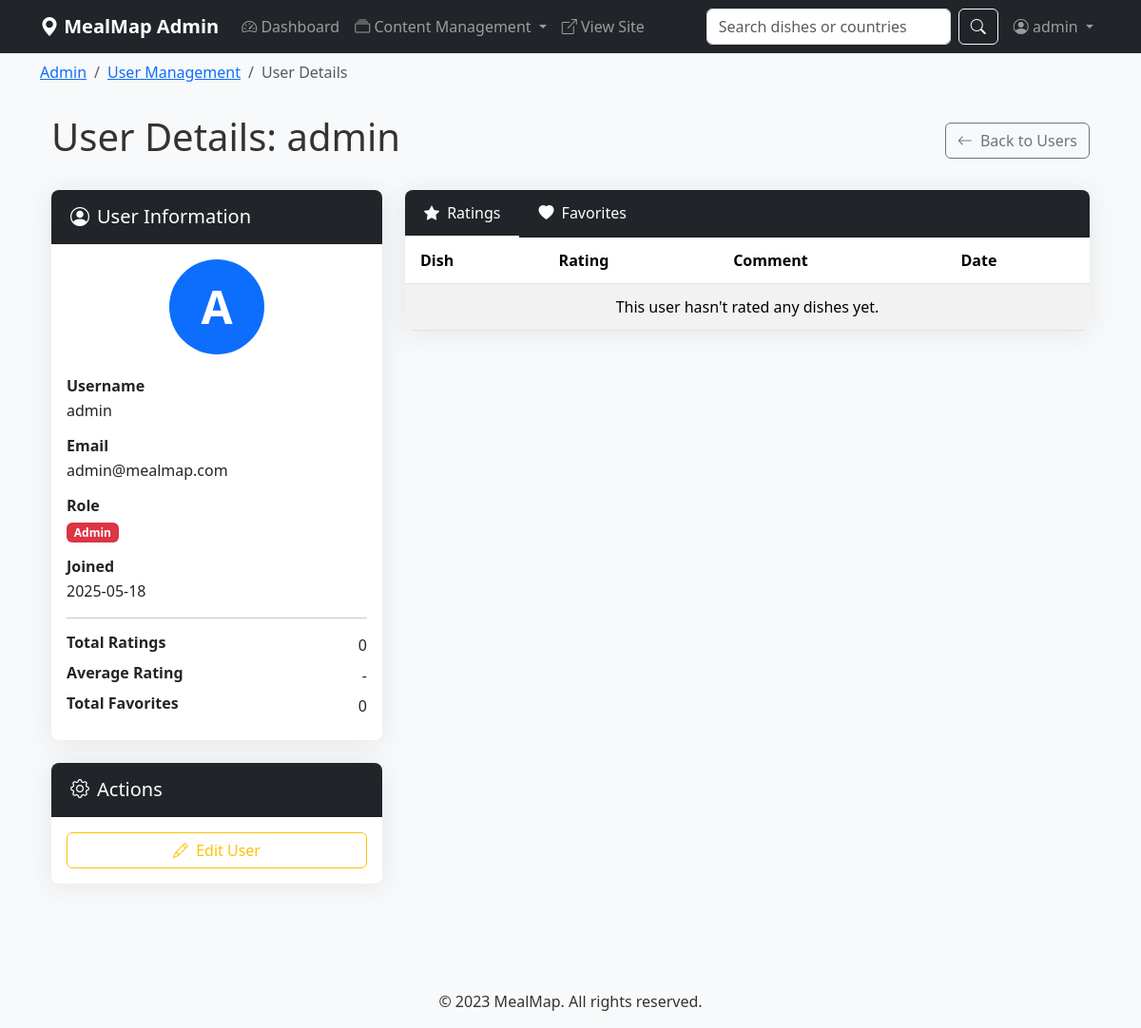
The app's page /admin/users/1 (signed in), older data.
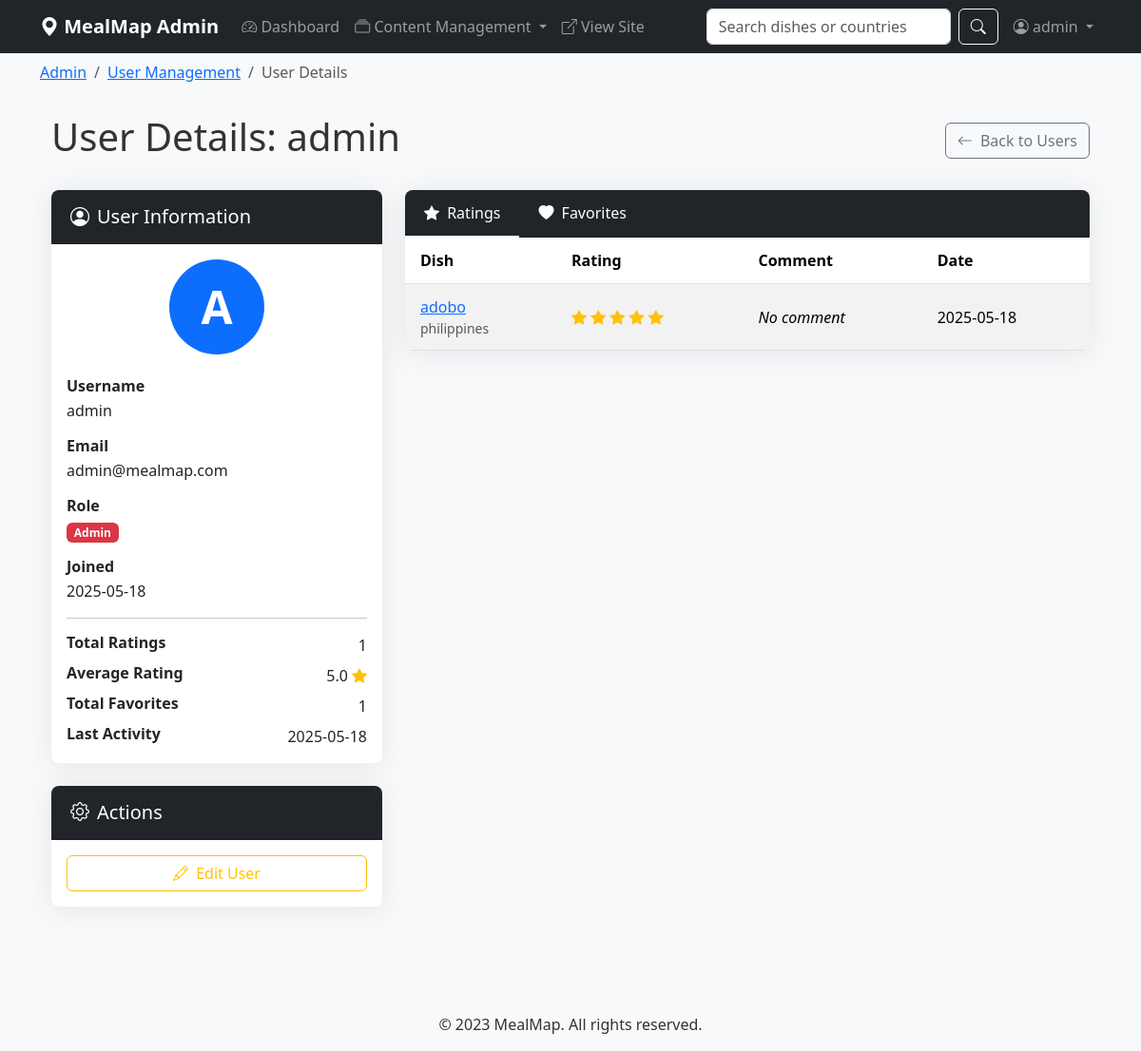
The same page, newer data.
### models.py (models this page shows, shortened)
class Favorite(db.Model):
    id = db.Column(db.Integer, primary_key=True)
    user_id = db.Column(db.Integer, db.ForeignKey('user.id'), nullable=False)
    dish_id = db.Column(db.Integer, db.ForeignKey('dish.id'), nullable=False)
    created_at = db.Column(db.DateTime, default=db.func.current_timestamp())

class Rating(db.Model):
    id = db.Column(db.Integer, primary_key=True)
    user_id = db.Column(db.Integer, db.ForeignKey('user.id'), nullable=False)
    dish_id = db.Column(db.Integer, db.ForeignKey('dish.id'), nullable=False)
    rating = db.Column(db.Integer, nullable=False)  # 1-5 stars
    comment = db.Column(db.Text)
    created_at = db.Column(db.DateTime, default=db.func.current_timestamp())

class Dish(db.Model):
    id = db.Column(db.Integer, primary_key=True)
    name = db.Column(db.String(100), nullable=False)
    description = db.Column(db.Text, nullable=False)
    country_id = db.Column(db.Integer, db.ForeignKey('country.id'), nullable=False)
    image_path = db.Column(db.String(255))
    created_at = db.Column(db.DateTime, default=db.func.current_timestamp())
    updated_at = db.Column(db.DateTime, default=db.func.current_timestamp(), onupdate=db.func.current_timestamp())
    ratings = db.relationship('Rating', backref='dish', lazy=True)
    favorites = db.relationship('Favorite', backref='dish', lazy=True)

class Country(db.Model):
    id = db.Column(db.Integer, primary_key=True)
    name = db.Column(db.String(100), unique=True, nullable=False)
    continent_id = db.Column(db.Integer, db.ForeignKey('continent.id'), nullable=False)
    dishes = db.relationship('Dish', backref='country', lazy=True)

### routes.py (the view)
@app.route('/admin/users/<int:user_id>')
@login_required
@admin_required
def admin_user_detail(user_id):
    user = User.query.get_or_404(user_id)
    user_ratings = Rating.query.filter_by(user_id=user.id).order_by(Rating.created_at.desc()).all()
    favorites = Favorite.query.filter_by(user_id=user.id).order_by(Favorite.created_at.desc()).all()
    user_joined = user.created_at if hasattr(user, 'created_at') else "Not available"
    stats = {
        'total_ratings': len(user_ratings),
        'avg_rating': sum(r.rating for r in user_ratings) / len(user_ratings) if user_ratings else 0,
        'total_favorites': len(favorites),
        'recent_activity': max([r.created_at for r in user_ratings] +
                              [f.created_at for f in favorites], default=None) if (user_ratings or favorites) else None
    }
    return render_template('admin/user_detail.html',
                          user=user,
                          ratings=user_ratings,
                          favorites=favorites,
                          stats=stats,
                          user_joined=user_joined)

### routes.py (called while the page is built)
@login_manager.user_loader
def load_user(user_id):
    return User.query.get(int(user_id))

def admin_required(f):
    @functools.wraps(f)
    def decorated_function(*args, **kwargs):
        if not current_user.is_authenticated or not current_user.is_admin:
            flash('You need administrator privileges to access this page.', 'danger')
            return redirect(url_for('index'))
        return f(*args, **kwargs)
    return decorated_function

### templates/admin/user_detail.html (shortened to what the changed rows need)
{% extends 'base.html' %}
{% block content %}
<div class="container">
    <div class="d-flex justify-content-between align-items-center mb-4">
        <h1>User Details: {{ user.username }}</h1>
    </div>
    <div class="row">
        <div class="col-md-4 mb-4">
            <div class="card admin-card">
                <div class="card-body">
                    <div class="d-flex justify-content-between mb-2">
                        <h6 class="fw-bold mb-0">Total Ratings</h6>
                        <span>{{ stats.total_ratings }}</span>
                    </div>
                    <div class="d-flex justify-content-between mb-2">
                        <h6 class="fw-bold mb-0">Average Rating</h6>
                        <span>
                            {% if stats.avg_rating > 0 %}
                                {{ stats.avg_rating|round(1) }}
                                <i class="bi bi-star-fill text-warning"></i>
                            {% else %}
                                -
                            {% endif %}
                        </span>
                    </div>
                    <div class="d-flex justify-content-between mb-2">
                        <h6 class="fw-bold mb-0">Total Favorites</h6>
                        <span>{{ stats.total_favorites }}</span>
                    </div>
                    {% if stats.recent_activity %}
                    <div class="d-flex justify-content-between">
                        <h6 class="fw-bold mb-0">Last Activity</h6>
                        <span>{{ stats.recent_activity.strftime('%Y-%m-%d') }}</span>
                    </div>
                    {% endif %}
                </div>
            </div>
        </div>
        <div class="col-md-8">
            <div class="card admin-card mb-4">
                <div class="card-body p-0">
                    <div class="tab-content" id="userActivityTabContent">
                        <div class="tab-pane fade show active" id="ratings" role="tabpanel" aria-labelledby="ratings-tab">
                            <div class="table-responsive">
                                <table class="table table-striped table-hover admin-table mb-0">
                                    <thead>
                                        <tr>
                                            <th>Dish</th>
                                            <th>Rating</th>
                                            <th>Comment</th>
                                            <th>Date</th>
                                        </tr>
                                    </thead>
                                    <tbody>
                                        {% for rating in ratings %}
                                        <tr>
                                            <td>
                                                <a href="{{ url_for('dish_detail', dish_id=rating.dish.id) }}">{{ rating.dish.name }}</a>
                                                <small class="d-block text-muted">{{ rating.dish.country.name }}</small>
                                            </td>
                                            <td>
                                                <div class="text-warning">
                                                    {% for i in range(5) %}
                                                        <i class="bi {% if i < rating.rating %}bi-star-fill{% else %}bi-star{% endif %}"></i>
                                                    {% endfor %}
                                                </div>
                                            </td>
                                            <td>{% if rating.comment %}{{ rating.comment|truncate(50) }}{% else %}<em>No comment</em>{% endif %}</td>
                                            <td>{{ rating.created_at.strftime('%Y-%m-%d') }}</td>
                                        </tr>
                                        {% else %}
                                        <tr>
                                            <td colspan="4" class="text-center">This user hasn't rated any dishes yet.</td>
                                        </tr>
                                        {% endfor %}
                                    </tbody>
                                </table>
                            </div>
                        </div>
                    </div>
                </div>
            </div>
        </div>
    </div>
</div>
{% endblock %}

Row changes from the older to the newer data that the page shows:
added Favorite: recent_activity "2025-05-18"
added Rating: dish.name "adobo", dish.country.name "philippines", rating 5 (drawn), comment "No comment", created_at "2025-05-18"
Text that changed along with them:
{{ stats.total_ratings }}: "0" → "1"
{{ stats.avg_rating|round(1) }}: (not shown) → "5.0"
{{ stats.total_favorites }}: "0" → "1"
text no longer shown: "- This user hasn't rated any dishes yet."
text now shown: "Last Activity"
